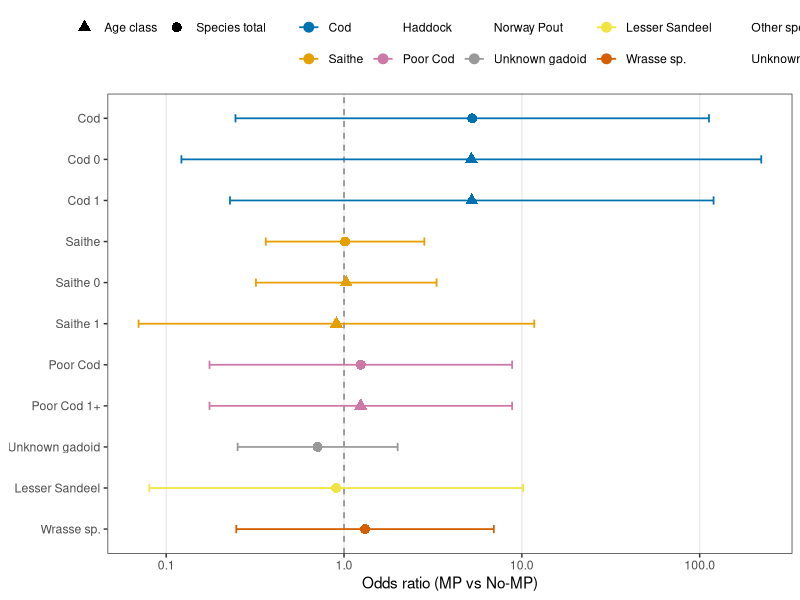

This figure's R source:
# Test species and age-class composition between MP and No-MP sites

rm(list = ls())

library(tidyverse)
library(here)

# Settings ----------------------------------------------------------------

analysis_seed <- 20261002
set.seed(analysis_seed)

species_levels <- c(
  "cod",
  "saithe",
  "haddock",
  "poor_cod",
  "norway_pout",
  "gadoids_unknown",
  "lesser_sand_eel",
  "wrasse",
  "other_species",
  "unknown"
)

species_labels <- c(
  "cod" = "Cod",
  "saithe" = "Saithe",
  "haddock" = "Haddock",
  "poor_cod" = "Poor Cod",
  "norway_pout" = "Norway Pout",
  "gadoids_unknown" = "Unknown gadoid",
  "lesser_sand_eel" = "Lesser Sandeel",
  "wrasse" = "Wrasse sp.",
  "other_species" = "Other species",
  "unknown" = "Unknown"
)

species_palette <- c(
  "cod" = "#0072B2",
  "saithe" = "#E69F00",
  "haddock" = "#009E73",
  "poor_cod" = "#CC79A7",
  "norway_pout" = "#56B4E9",
  "gadoids_unknown" = "#999999",
  "lesser_sand_eel" = "#F0E442",
  "wrasse" = "#D55E00",
  "other_species" = "#8C510A",
  "unknown" = "#222222"
)

# Ordered analysis groups -------------------------------------------------

analysis_lookup <- tribble(
  ~analysis_id,          ~species,              ~analysis_type,   ~label,
  "cod_total",           "cod",                 "Species total",  "Cod",
  "cod_0",               "cod",                 "Age class",      "Cod 0",
  "cod_1",               "cod",                 "Age class",      "Cod 1",
  "cod_2",               "cod",                 "Age class",      "Cod 2",
  "cod_3",               "cod",                 "Age class",      "Cod 3+",
  
  "saithe_total",        "saithe",              "Species total",  "Saithe",
  "saithe_0",            "saithe",              "Age class",      "Saithe 0",
  "saithe_1",            "saithe",              "Age class",      "Saithe 1",
  "saithe_2",            "saithe",              "Age class",      "Saithe 2+",
  
  "haddock",             "haddock",             "Species total",  "Haddock",
  
  "poor_cod_total",      "poor_cod",            "Species total",  "Poor Cod",
  "poor_cod_0",          "poor_cod",            "Age class",      "Poor Cod 0",
  "poor_cod_1",          "poor_cod",            "Age class",      "Poor Cod 1+",
  
  "norway_pout",         "norway_pout",         "Species total",  "Norway Pout",
  "gadoids_unknown",     "gadoids_unknown",     "Species total",  "Unknown gadoid",
  "lesser_sand_eel",     "lesser_sand_eel",     "Species total",  "Lesser Sandeel",
  "wrasse",              "wrasse",              "Species total",  "Wrasse sp.",
  "other_species",       "other_species",       "Species total",  "Other species",
  "unknown",             "unknown",             "Species total",  "Unknown"
) %>%
  mutate(
    color = unname(
      species_palette[
        species
      ]
    )
  )

# Read data ---------------------------------------------------------------

fish_data <- read_csv(
  here(
    "outputs",
    "fish_data.csv"
  ),
  show_col_types = FALSE
) %>%
  filter(
    prediction_valid,
    !is.na(species),
    !is.na(category),
    !is.na(sample_group)
  ) %>%
  mutate(
    species = as.character(
      species
    ),
    
    species_age = as.character(
      species_age
    ),
    
    category = factor(
      category,
      levels = c(
        "No_MP",
        "MP"
      )
    )
  )

if (
  !all(
    c(
      "No_MP",
      "MP"
    ) %in%
    fish_data$category
  )
) {
  stop(
    "Both No_MP and MP samples are required."
  )
}

# Check species -----------------------------------------------------------

unexpected_species <- setdiff(
  unique(
    fish_data$species
  ),
  species_levels
)

if (
  length(
    unexpected_species
  ) > 0
) {
  stop(
    "Unexpected species found: ",
    paste(
      unexpected_species,
      collapse = ", "
    )
  )
}

# Site totals -------------------------------------------------------------

site_totals <- fish_data %>%
  count(
    category,
    sample_group,
    name = "N"
  )

cat(
  "\nSites by treatment:\n"
)

print(
  site_totals %>%
    count(
      category,
      name = "n_sites"
    )
)

# Create species-total observations --------------------------------------

species_total_data <- fish_data %>%
  mutate(
    analysis_id = case_when(
      species == "cod" ~
        "cod_total",
      
      species == "poor_cod" ~
        "poor_cod_total",
      
      species == "saithe" ~
        "saithe_total",
      
      TRUE ~
        species
    )
  ) %>%
  select(
    category,
    sample_group,
    analysis_id
  )

# Create age-specific observations ---------------------------------------

age_class_data <- fish_data %>%
  filter(
    species %in%
      c(
        "cod",
        "poor_cod",
        "saithe"
      ),
    species_age %in%
      analysis_lookup$analysis_id
  ) %>%
  transmute(
    category,
    sample_group,
    analysis_id =
      species_age
  )

# Combine species totals and age classes ---------------------------------

analysis_data <- bind_rows(
  species_total_data,
  age_class_data
)

# Drop analysis groups absent from the entire dataset ---------------------

analysis_groups_present <- analysis_data %>%
  distinct(
    analysis_id
  ) %>%
  pull(
    analysis_id
  )

analysis_lookup <- analysis_lookup %>%
  filter(
    analysis_id %in%
      analysis_groups_present
  )

analysis_levels <- analysis_lookup$analysis_id

analysis_data <- analysis_data %>%
  mutate(
    analysis_id = factor(
      analysis_id,
      levels = analysis_levels
    )
  )

# Counts at each site -----------------------------------------------------

site_counts <- analysis_data %>%
  count(
    category,
    sample_group,
    analysis_id,
    name = "n",
    .drop = FALSE
  ) %>%
  complete(
    nesting(
      category,
      sample_group
    ),
    analysis_id = factor(
      analysis_levels,
      levels = analysis_levels
    ),
    fill = list(
      n = 0
    )
  ) %>%
  left_join(
    site_totals,
    by = c(
      "category",
      "sample_group"
    )
  ) %>%
  left_join(
    analysis_lookup %>%
      select(
        analysis_id,
        species,
        analysis_type,
        label
      ),
    by = "analysis_id"
  ) %>%
  arrange(
    category,
    sample_group,
    analysis_id
  )

write_csv(
  site_counts,
  here(
    "outputs",
    "species_composition_site_counts.csv"
  )
)

# Fit one quasibinomial GLM per analysis group ----------------------------

fit_composition <- function(dat) {
  
  if (sum(dat$n) == 0) {
    
    return(
      tibble(
        n_sites = nrow(dat),
        n_sites_present = 0,
        estimate = NA_real_,
        SE = NA_real_,
        odds_ratio = NA_real_,
        CI_lower = NA_real_,
        CI_upper = NA_real_,
        p_value = NA_real_
      )
    )
  }
  
  fit <- glm(
    cbind(
      n,
      N - n
    ) ~ category,
    family = quasibinomial(),
    data = dat
  )
  
  coef_table <- summary(
    fit
  )$coefficients
  
  if (
    !"categoryMP" %in%
    rownames(
      coef_table
    )
  ) {
    
    return(
      tibble(
        n_sites = nrow(dat),
        n_sites_present = sum(
          dat$n > 0
        ),
        estimate = NA_real_,
        SE = NA_real_,
        odds_ratio = NA_real_,
        CI_lower = NA_real_,
        CI_upper = NA_real_,
        p_value = NA_real_
      )
    )
  }
  
  estimate <- coef_table[
    "categoryMP",
    "Estimate"
  ]
  
  SE <- coef_table[
    "categoryMP",
    "Std. Error"
  ]
  
  p_value <- coef_table[
    "categoryMP",
    "Pr(>|t|)"
  ]
  
  critical_value <- qt(
    0.975,
    df = df.residual(
      fit
    )
  )
  
  tibble(
    n_sites = nrow(
      dat
    ),
    
    n_sites_present = sum(
      dat$n > 0
    ),
    
    estimate =
      estimate,
    
    SE =
      SE,
    
    odds_ratio = exp(
      estimate
    ),
    
    CI_lower = exp(
      estimate -
        critical_value *
        SE
    ),
    
    CI_upper = exp(
      estimate +
        critical_value *
        SE
    ),
    
    p_value =
      p_value
  )
}

glm_results <- site_counts %>%
  select(
    category,
    sample_group,
    analysis_id,
    n,
    N
  ) %>%
  group_by(
    analysis_id
  ) %>%
  group_modify(
    ~ fit_composition(
      .x
    )
  ) %>%
  ungroup()

# Observed pooled proportions --------------------------------------------

pooled_proportions <- site_counts %>%
  group_by(
    analysis_id,
    category
  ) %>%
  summarise(
    n = sum(
      n
    ),
    
    N = sum(
      N
    ),
    
    proportion =
      n / N,
    
    .groups = "drop"
  ) %>%
  pivot_wider(
    names_from =
      category,
    
    values_from = c(
      n,
      N,
      proportion
    ),
    
    names_glue =
      "{.value}_{category}"
  )

# Final results -----------------------------------------------------------

glm_results <- glm_results %>%
  left_join(
    pooled_proportions,
    by = "analysis_id"
  ) %>%
  left_join(
    analysis_lookup,
    by = "analysis_id"
  ) %>%
  mutate(
    difference =
      proportion_MP -
      proportion_No_MP,
    
    difference_pp =
      100 *
      difference,
    
    p_adjusted = p.adjust(
      p_value,
      method = "BH"
    ),
    
    significant =
      p_adjusted < 0.05,
    
    direction = case_when(
      difference > 0 ~
        "Higher in MP",
      
      difference < 0 ~
        "Higher in No-MP",
      
      TRUE ~
        "No difference"
    ),
    
    analysis_id = factor(
      analysis_id,
      levels = analysis_levels
    )
  ) %>%
  select(
    analysis_id,
    label,
    species,
    analysis_type,
    n_sites,
    n_sites_present,
    n_No_MP,
    N_No_MP,
    proportion_No_MP,
    n_MP,
    N_MP,
    proportion_MP,
    difference,
    difference_pp,
    odds_ratio,
    CI_lower,
    CI_upper,
    estimate,
    SE,
    p_value,
    p_adjusted,
    significant,
    direction
  ) %>%
  arrange(
    analysis_id
  )

cat(
  "\nGLM results:\n"
)

print(
  glm_results,
  n = Inf
)

write_csv(
  glm_results,
  here(
    "outputs",
    "species_composition_glm_results.csv"
  )
)

# Also retain previous output filename ------------------------------------

write_csv(
  glm_results,
  here(
    "outputs",
    "species_age_glm_results.csv"
  )
)

# Species-total results ---------------------------------------------------

species_total_results <- glm_results %>%
  filter(
    analysis_type ==
      "Species total"
  )

cat(
  "\nSpecies-total results:\n"
)

print(
  species_total_results,
  n = Inf
)

write_csv(
  species_total_results,
  here(
    "outputs",
    "species_total_glm_results.csv"
  )
)

# Age-class results -------------------------------------------------------

age_class_results <- glm_results %>%
  filter(
    analysis_type ==
      "Age class"
  )

cat(
  "\nAge-class results:\n"
)

print(
  age_class_results,
  n = Inf
)

write_csv(
  age_class_results,
  here(
    "outputs",
    "species_age_class_glm_results.csv"
  )
)

# Significant results -----------------------------------------------------

cat(
  "\nSpecies and age-class groups differing between MP and No-MP sites",
  "\nafter BH correction across all tests:\n\n"
)

significant_results <- glm_results %>%
  filter(
    significant
  )

if (
  nrow(
    significant_results
  ) == 0
) {
  
  cat(
    "None at adjusted P < 0.05.\n"
  )
  
} else {
  
  print(
    significant_results,
    n = Inf
  )
}

# Effect-size plot --------------------------------------------------------

plot_lookup <- analysis_lookup %>%
  filter(
    analysis_id %in%
      glm_results$analysis_id
  )

plot_data <- glm_results %>%
  filter(
    is.finite(
      odds_ratio
    ),
    is.finite(
      CI_lower
    ),
    is.finite(
      CI_upper
    ),
    odds_ratio > 0,
    CI_lower > 0,
    CI_upper > 0
  ) %>%
  mutate(
    label = factor(
      label,
      levels = rev(
        plot_lookup$label
      )
    ),
    
    species = factor(
      species,
      levels = species_levels
    )
  )

p_glm <- ggplot(
  plot_data,
  aes(
    x = odds_ratio,
    y = label,
    color = species
  )
) +
  geom_vline(
    xintercept = 1,
    linetype = 2,
    color = "grey50"
  ) +
  geom_errorbar(
    aes(
      xmin = CI_lower,
      xmax = CI_upper
    ),
    width = 0.2,
    orientation = "y",
    linewidth = 0.6
  ) +
  geom_point(
    aes(
      shape = analysis_type
    ),
    size = 3
  ) +
  scale_color_manual(
    values =
      species_palette,
    breaks =
      species_levels,
    labels =
      species_labels[species_levels],
    drop = FALSE
  ) +
  scale_shape_manual(
    values = c(
      "Species total" = 16,
      "Age class" = 17
    )
  ) +
  scale_x_log10() +
  labs(
    x = "Odds ratio (MP vs No-MP)",
    y = NULL,
    color = NULL,
    shape = NULL
  ) +
  theme_bw() +
  theme(
    panel.grid.minor =
      element_blank(),
    
    panel.grid.major.y =
      element_blank(),
    
    legend.position =
      "top"
  )

p_glm

ggsave(
  here(
    "outputs",
    "species_composition_glm_effects.png"
  ),
  p_glm,
  width = 7,
  height = 7
)
